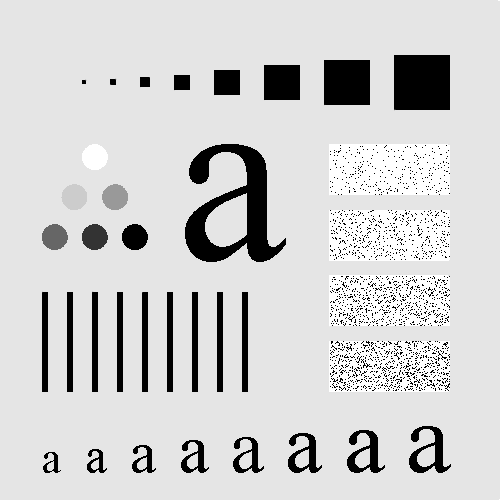
#> input picture images/filtro.tif, 500 x 500 px
$ python ex2_5_filtragem.py
#> lines starting #> are read from the running program, lines starting #| are printed output that depends on the picture
"""
2.5 - Filtragem espacial
Obrigatório: filtro Box/média + (Gaussiano OU Mediana).
Saída esperada: os dois filtros aplicados à mesma imagem + explicação.
Proibido: cv2.blur, cv2.boxFilter, cv2.GaussianBlur, cv2.medianBlur (só para validação).
Permitido: np.pad para o padding.
"""
import numpy as np
import cv2
import matplotlib.pyplot as plt


def padding(img, m, n):
    M, N = img.shape

    a = int((m - 1) / 2)
    b = int((n - 1) / 2)

    img_padded = np.zeros((M + m -1, N + n - 1), np.uint8)
    img_padded[ a : -a,  b: -b] = img

    return img_padded

def filtro_box(img, ksize):
    M, N = img.shape

    kernel = np.ones((ksize, ksize), dtype=np.float64) / (ksize * ksize)

    m, n = kernel.shape

    img_padded = padding(img, m, n)

    img_out = np.zeros((M, N), dtype=np.float64)

    for x in range(M):
        for y in range(N):
            pixel = np.sum(img_padded[x:x+m, y:y+n] * kernel)
            img_out[x, y] = pixel

    return np.clip(np.round(img_out), 0, 255).astype(np.uint8)

# [30 lines of commented-out code are left out]

def filtro_mediana(img, ksize):
    M, N = img.shape
    img_padded = padding(img, ksize, ksize)
    img_out = np.zeros((M, N), dtype=np.uint8)

    # vamos implementar
    for x in range(M):
        for y in range(N):
            janela = img_padded[x : x + ksize, y : y + ksize]
            img_out[x, y] = np.median(janela)

    return img_out


if __name__ == "__main__":

    img = cv2.imread("images/filtro.tif", cv2.IMREAD_GRAYSCALE)
#> img is the input picture: shape (500, 500); min 0, max 255, mean 207.4

    k = int(input("Digite o tamanho da janela (ímpar): "))
#> the answer given: 3
    if k % 2 == 0:
        raise ValueError("k deve ser ímpar")
    # sigma = float(input("Digite o valor de sigma (para o filtro gaussiano): "))
    img_box = filtro_box(img, k)
#> in padding, `img_padded[ a : -a,  b: -b] = img`:
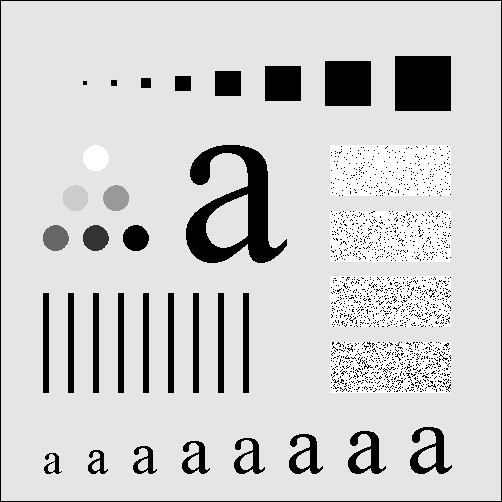
#> img_padded: shape (502, 502); min 0, max 255, mean 205.7
#> after the loop in filtro_box, `for x in range(M):`:
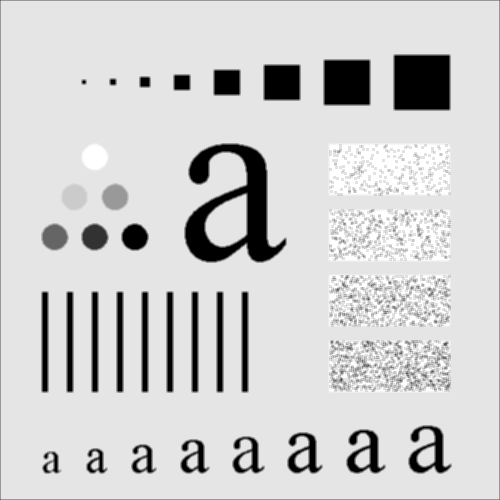
#> img_out: shape (500, 500) float64; min 0, max 255, mean 206.8
    # img_gauss = filtro_gaussiano(img, k, sigma)
    img_median = filtro_mediana(img, k)
#> after the loop in filtro_mediana, `for x in range(M):`:
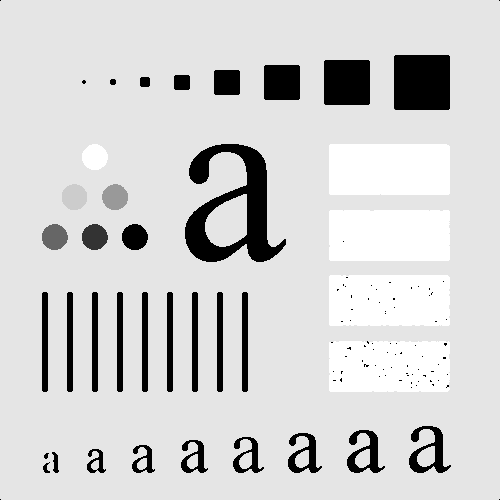
#> img_out: shape (500, 500); min 0, max 255, mean 210.3

    plt.figure(figsize=(12, 6))
    plt.subplot(1, 3, 1)
    plt.imshow(cv2.cvtColor(img, cv2.COLOR_BGR2RGB))
    plt.title("Original")
    plt.axis("off")

    plt.subplot(1, 3, 2)
    plt.imshow(cv2.cvtColor(img_box, cv2.COLOR_BGR2RGB))
    plt.title(f"Filtro Box (k={k})")
    plt.axis("off")

    plt.subplot(1, 3, 3)
    plt.imshow(cv2.cvtColor(img_median, cv2.COLOR_BGR2RGB))
    plt.title(f"Filtro Mediana (k={k})")
    plt.axis("off")

    plt.tight_layout()
    plt.show()
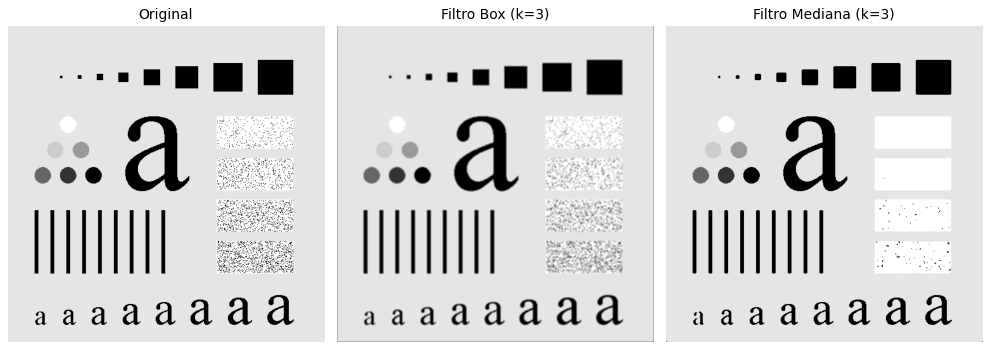
#> figure drawn by matplotlib, 3 panels
